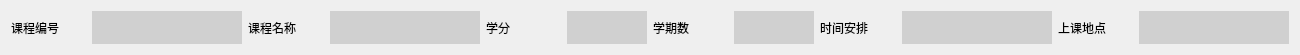
<?xml version="1.0" encoding="UTF-8"?>
<ui version="4.0">
 <class>ListTable</class>
 <widget class="QWidget" name="ListTable">
  <property name="geometry">
   <rect>
    <x>0</x>
    <y>0</y>
    <width>1300</width>
    <height>55</height>
   </rect>
  </property>
  <property name="minimumSize">
   <size>
    <width>1300</width>
    <height>55</height>
   </size>
  </property>
  <property name="maximumSize">
   <size>
    <width>1300</width>
    <height>55</height>
   </size>
  </property>
  <property name="windowTitle">
   <string>Form</string>
  </property>
  <layout class="QHBoxLayout" name="horizontalLayout">
   <item>
    <widget class="QLabel" name="label">
     <property name="font">
      <font>
       <family>华文中宋</family>
      </font>
     </property>
     <property name="text">
      <string>课程编号</string>
     </property>
    </widget>
   </item>
   <item>
    <widget class="QLabel" name="label_id">
     <property name="minimumSize">
      <size>
       <width>150</width>
       <height>3</height>
      </size>
     </property>
     <property name="font">
      <font>
       <family>华文中宋</family>
      </font>
     </property>
     <property name="styleSheet">
      <string notr="true">background-color: rgb(208, 208, 208);</string>
     </property>
     <property name="text">
      <string/>
     </property>
    </widget>
   </item>
   <item>
    <widget class="QLabel" name="label_3">
     <property name="font">
      <font>
       <family>华文中宋</family>
      </font>
     </property>
     <property name="text">
      <string>课程名称</string>
     </property>
    </widget>
   </item>
   <item>
    <widget class="QLabel" name="label_name">
     <property name="minimumSize">
      <size>
       <width>150</width>
       <height>0</height>
      </size>
     </property>
     <property name="font">
      <font>
       <family>华文中宋</family>
      </font>
     </property>
     <property name="styleSheet">
      <string notr="true">background-color: rgb(208, 208, 208);</string>
     </property>
     <property name="text">
      <string/>
     </property>
    </widget>
   </item>
   <item>
    <widget class="QLabel" name="label_4">
     <property name="font">
      <font>
       <family>华文中宋</family>
      </font>
     </property>
     <property name="text">
      <string>学分</string>
     </property>
    </widget>
   </item>
   <item>
    <widget class="QLabel" name="label_credit">
     <property name="minimumSize">
      <size>
       <width>80</width>
       <height>0</height>
      </size>
     </property>
     <property name="maximumSize">
      <size>
       <width>60</width>
       <height>16777215</height>
      </size>
     </property>
     <property name="font">
      <font>
       <family>华文中宋</family>
      </font>
     </property>
     <property name="styleSheet">
      <string notr="true">background-color: rgb(208, 208, 208);</string>
     </property>
     <property name="text">
      <string/>
     </property>
    </widget>
   </item>
   <item>
    <widget class="QLabel" name="label_2">
     <property name="font">
      <font>
       <family>华文中宋</family>
      </font>
     </property>
     <property name="text">
      <string>学期数</string>
     </property>
    </widget>
   </item>
   <item>
    <widget class="QLabel" name="label_semester">
     <property name="minimumSize">
      <size>
       <width>80</width>
       <height>0</height>
      </size>
     </property>
     <property name="maximumSize">
      <size>
       <width>60</width>
       <height>16777215</height>
      </size>
     </property>
     <property name="font">
      <font>
       <family>华文中宋</family>
      </font>
     </property>
     <property name="styleSheet">
      <string notr="true">background-color: rgb(208, 208, 208);</string>
     </property>
     <property name="text">
      <string/>
     </property>
    </widget>
   </item>
   <item>
    <widget class="QLabel" name="label_7">
     <property name="font">
      <font>
       <family>华文中宋</family>
      </font>
     </property>
     <property name="text">
      <string>时间安排</string>
     </property>
    </widget>
   </item>
   <item>
    <widget class="QLabel" name="label_timeschedual">
     <property name="minimumSize">
      <size>
       <width>150</width>
       <height>0</height>
      </size>
     </property>
     <property name="font">
      <font>
       <family>华文中宋</family>
      </font>
     </property>
     <property name="styleSheet">
      <string notr="true">background-color: rgb(208, 208, 208);</string>
     </property>
     <property name="text">
      <string/>
     </property>
    </widget>
   </item>
   <item>
    <widget class="QLabel" name="label_9">
     <property name="font">
      <font>
       <family>华文中宋</family>
      </font>
     </property>
     <property name="text">
      <string>上课地点</string>
     </property>
    </widget>
   </item>
   <item>
    <widget class="QLabel" name="label_classroom">
     <property name="minimumSize">
      <size>
       <width>150</width>
       <height>0</height>
      </size>
     </property>
     <property name="font">
      <font>
       <family>华文中宋</family>
      </font>
     </property>
     <property name="styleSheet">
      <string notr="true">background-color: rgb(208, 208, 208);</string>
     </property>
     <property name="text">
      <string/>
     </property>
    </widget>
   </item>
  </layout>
 </widget>
 <resources/>
 <connections/>
</ui>
